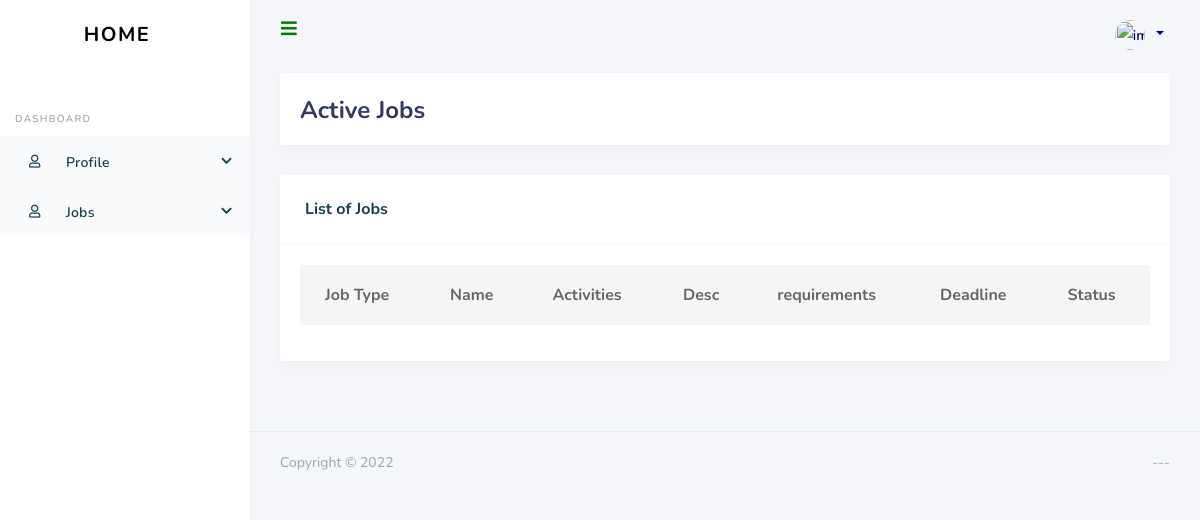
/active/, run on an earlier commit of the app's database.
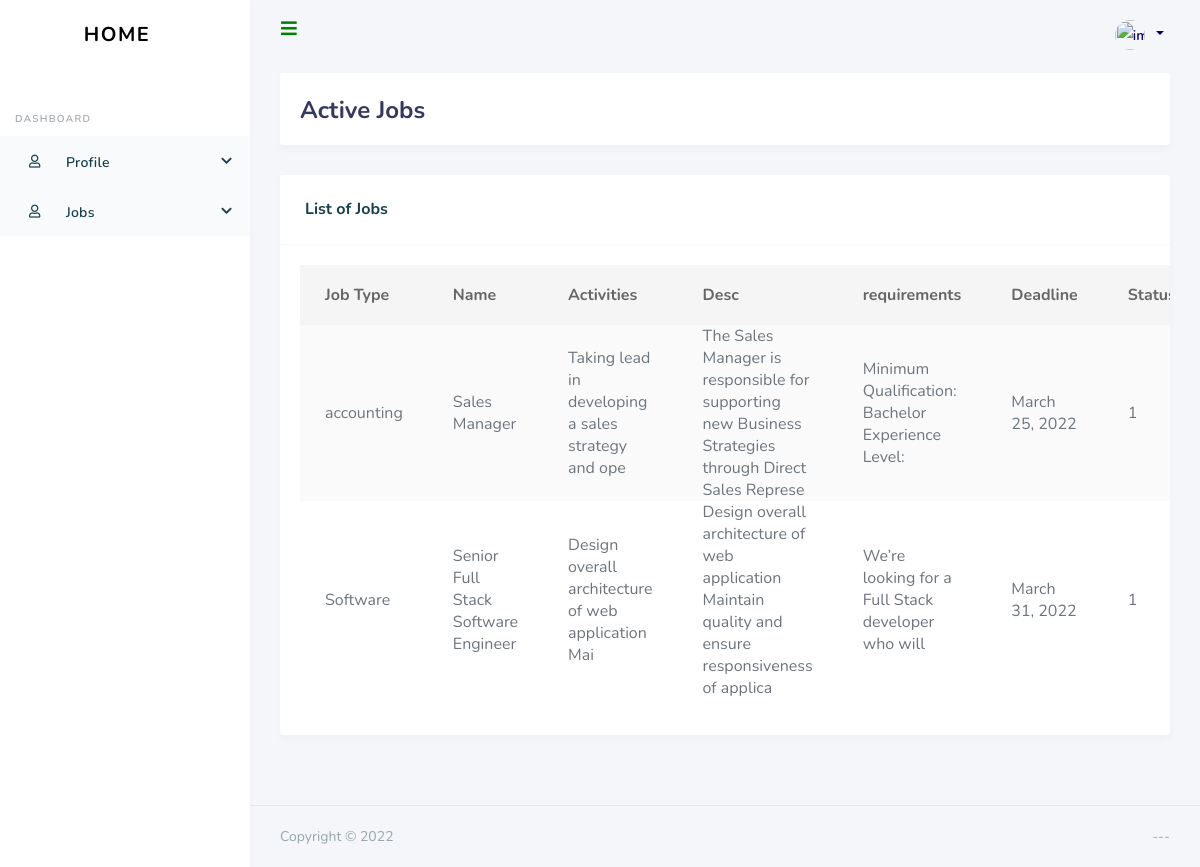
And on a later commit of the database.
### recuit/models.py (models this page shows, shortened)
class Job(models.Model):
    jobType = models.ForeignKey(
        JobType, on_delete=models.CASCADE)
    name = models.CharField(max_length=50)
    description = models.CharField(max_length=100)
    activities = models.CharField(max_length=50)
    requirements = models.CharField(max_length=50)
    deadline = models.DateField()
    Active_Status = 1
    Inactive_Status = 0
    STATUS_CHOICES = (
        (Active_Status, 'active'),
        (Inactive_Status, 'unactive'),
    )
    status = models.IntegerField(choices=STATUS_CHOICES, default=Inactive_Status)
    created_on = models.DateTimeField(auto_now=True)
    updated_on = models.DateTimeField(auto_now=True)
    class Meta:
        ordering = ['name']

class JobType(models.Model):
    name = models.CharField(max_length=50)
    description = models.CharField(max_length=100)
    created = models.DateTimeField(auto_now_add=True)
    class Meta:
        ordering = ['-created']
    def __str__(self):
        return self.name

### recuit/views.py (the view)
# urls.py: path('active/',views.activeJobs),
def activeJobs(request):
    today = datetime.datetime.today()
    jobs = Job.objects.all().filter(deadline__gt=today)
    context = {'jobs': jobs}
    return render(request, 'activeJobs.html', context)

### recuit/templatetags/user_tags.py (called while the page is built)
@register.filter(name='has_group')
def has_group(user, group_name):
    group = Group.objects.filter(name=group_name)
    if group:
        group = group.first()
        return group in user.groups.all()
    else:
        return False

### recuit/templates/activeJobs.html
{% extends "base.html" %}
{% block page_content %}
{% load humanize %}
{% load user_tags %}
      <div class="main-content">
        <section class="section">
          <div class="section-header">
            <h1>Active Jobs</h1>
          </div>
          <div class="row">
                <div class="col-lg-12 col-md-12 col-12 col-sm-12">
                    <div class="card">
                      <div class="card-header">
                        <h4>List of Jobs</h4>
                      </div>
                      <div class="card-body p-0">
                        <div class="table-responsive" style="padding: 20px !important;">
                          <table class="table table-striped" id="dataTable" width="100%" style="padding:50px !important;" cellspacing="0">
                            <thead>
                               <tr>
                                    <th>Job Type</th>
                                    <th>Name</th>
                                    <th>Activities</th>
                                    <th>Desc</th>
                                    <th>requirements</th>
                                    <th>Deadline</th>
                                   <th>Status</th>
                                </tr>
                            </thead>
                              <tbody>
                                {% for job in jobs %}
                                    <tr>
                                        <td>{{job.jobType}}</td>
                                        <td>{{job.name}}</td>
                                        <td>{{job.activities}}</td>
                                         <td>{{job.description}}</td>
                                        <td>{{job.requirements}}</td>
                                        <td>{{job.deadline}}</td>
                                        <td>{{job.status}}</td>
                                    </tr>
                                {% endfor %}
                              </tbody>
                          </table>
                        </div>
                      </div>
                    </div>
                </div>
          </div>
        </section>
      </div>
{% endblock %}

### rec/templates/base.html (shortened to what this page needs)
{% load static %}
{% load user_tags %}
<html lang="en">
<head>
  <link rel="stylesheet" href="https://stackpath.bootstrapcdn.com/bootstrap/4.3.1/css/bootstrap.min.css">
  <link rel="stylesheet" href="https://use.fontawesome.com/releases/v5.7.2/css/all.css">
  <link rel="stylesheet" href="{% static 'css/style.css' %}" />
  <link rel="stylesheet" href="{% static 'css/34.6fc7ca0e.chunk.css' %}" />
  <link rel="stylesheet" href="{% static 'css/custom.css' %}" />
  <link rel="stylesheet" href="{% static 'css/components.css' %}"  />
</head>
  <div id="app">
    <div class="main-wrapper">
      <div class="navbar-bg"></div>
       <nav class="navbar navbar-expand-lg main-navbar">
        <form class="form-inline mr-auto">
          <ul class="navbar-nav mr-3">
            <li><a href="#" data-toggle="sidebar" class="nav-link nav-link-lg" style="color:green;"><i class="fas fa-bars"></i></a></li>
          </ul>
        </form>
        <ul class="navbar-nav navbar-right">
          <li class="dropdown"><a href="#" data-toggle="dropdown" class="nav-link dropdown-toggle nav-link-lg nav-link-user" style="color:#000066;">
            <img alt="image" src="../static/img/avatar/avatar-1.png" class="rounded-circle mr-1">
            <div class="d-sm-none d-lg-inline-block">{{ user.username }}</div></a>
          </li>
        </ul>
      </nav>
      <div class="main-sidebar">
        <aside id="sidebar-wrapper">
          <div class="sidebar-brand">
              <a href="/dashboard" class="navbar-brand sidebar-gone-hide">
                  Home
              </a>
          </div><br><br><br>
          <ul class="sidebar-menu">
              <li class="menu-header">Dashboard</li>
                <li class="nav-item dropdown active">
                <a href="#" class="nav-link has-dropdown"><i class="far fa-user"></i><span>Profile</span></a>
               </li>
               <li class="nav-item dropdown active">
                <a href="#" class="nav-link has-dropdown"><i class="far fa-user"></i><span>Jobs</span></a>
               </li>
            </ul>
        </aside>
      </div>
{% block page_content %}{% endblock %}
     <footer class="main-footer">
        <div class="footer-left">
          Copyright &copy; 2022
        </div>
        <div class="footer-right">
          ---
        </div>
      </footer>
    </div>
  </div>
  <link rel="stylesheet" href="https://cdnjs.cloudflare.com/ajax/libs/jquery-datetimepicker/2.5.20/jquery.datetimepicker.min.css" />
</body>
</html>

### recuit/static/css/34.6fc7ca0e.chunk.css (style rules this page uses)
.skill-list tr th,td { border:0;padding:10px 7px 10px 10px }

What changed in the data, as far as the page shows it:
added Job: jobType "accounting", name "Sales Manager", activities "Taking lead in developing a sales strategy and ope", description "The Sales Manager is responsible for supporting new Business Strategies through Direct Sales Represe", requirements "Minimum Qualification: Bachelor Experience Level:", deadline "March 25, 2022", status "1"
added Job: jobType "Software", name "Senior Full Stack Software Engineer", activities "Design overall architecture of web application Mai", description "Design overall architecture of web application Maintain quality and ensure responsiveness of applica", requirements "We’re looking for a Full Stack developer who will", deadline "March 31, 2022", status "1"
